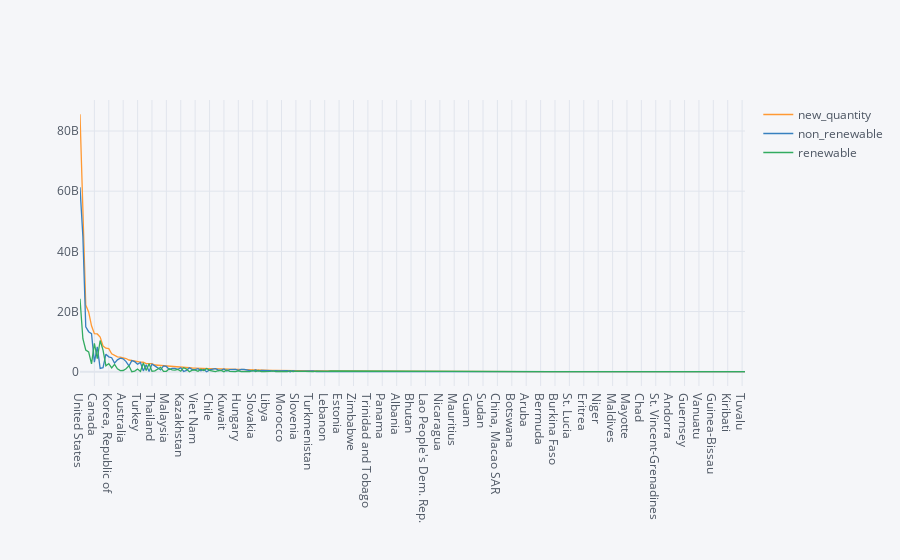

Write notebook code for a chart like this one.
### Code cell
rank_all_rnr.iplot();

### Figure 1 — Plotly figure (JSON) as saved in the notebook; plotly's stock layout.template omitted (floating-point values rounded to 4 significant figures; data arrays with more than 128 entries replaced by an {"elided": "..."} marker saying what was removed)
{"data": [{"line": {"color": "rgba(255, 153, 51, 1.0)", "dash": "solid", "shape": "linear", "width": 1.3}, "mode": "lines", "name": "new_quantity", "text": "", "type": "scatter", "x": {"elided": "232 str values"}, "y": {"elided": "232 float values"}}, {"line": {"color": "rgba(55, 128, 191, 1.0)", "dash": "solid", "shape": "linear", "width": 1.3}, "mode": "lines", "name": "non_renewable", "text": "", "type": "scatter", "x": {"elided": "232 str values"}, "y": {"elided": "232 float values"}}, {"line": {"color": "rgba(50, 171, 96, 1.0)", "dash": "solid", "shape": "linear", "width": 1.3}, "mode": "lines", "name": "renewable", "text": "", "type": "scatter", "x": {"elided": "232 str values"}, "y": {"elided": "232 float values"}}], "layout": {"legend": {"bgcolor": "#F5F6F9", "font": {"color": "#4D5663"}}, "paper_bgcolor": "#F5F6F9", "plot_bgcolor": "#F5F6F9", "title": {"font": {"color": "#4D5663"}}, "xaxis": {"gridcolor": "#E1E5ED", "showgrid": true, "tickfont": {"color": "#4D5663"}, "title": {"font": {"color": "#4D5663"}, "text": ""}, "zerolinecolor": "#E1E5ED"}, "yaxis": {"gridcolor": "#E1E5ED", "showgrid": true, "tickfont": {"color": "#4D5663"}, "title": {"font": {"color": "#4D5663"}, "text": ""}, "zerolinecolor": "#E1E5ED"}}}
